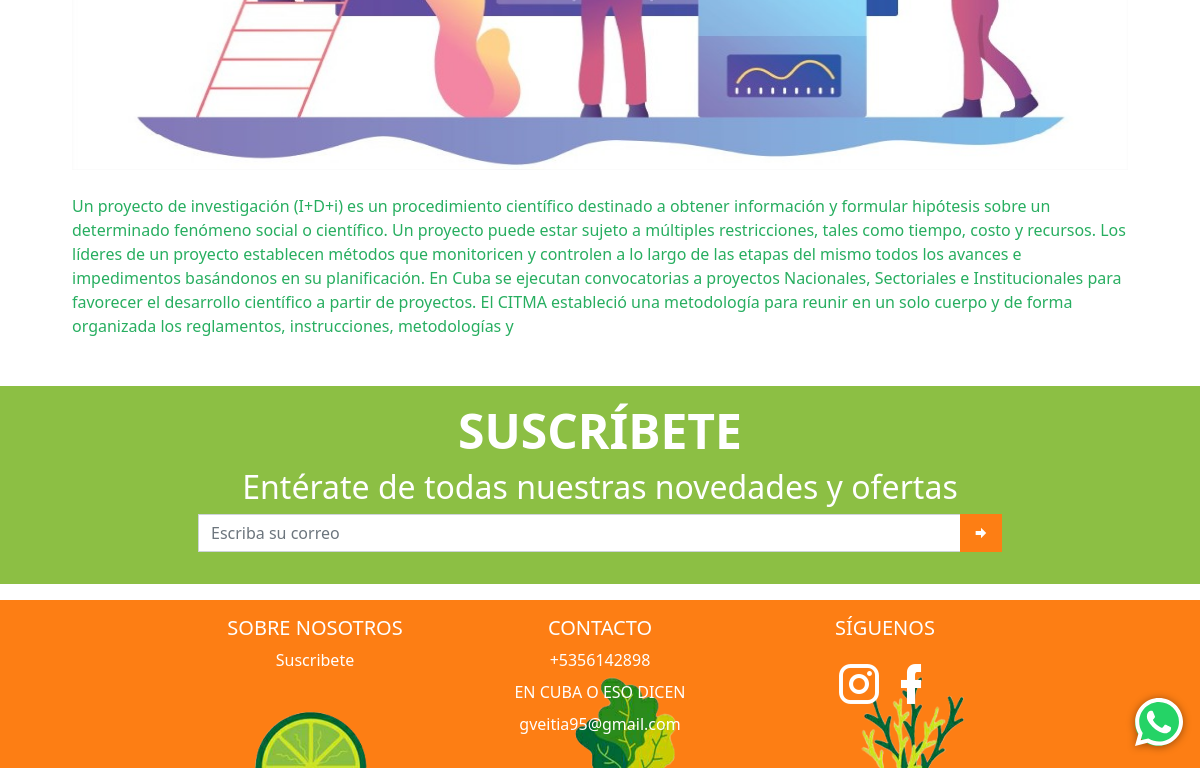
Page /info/ (lower part) on the earlier database version.
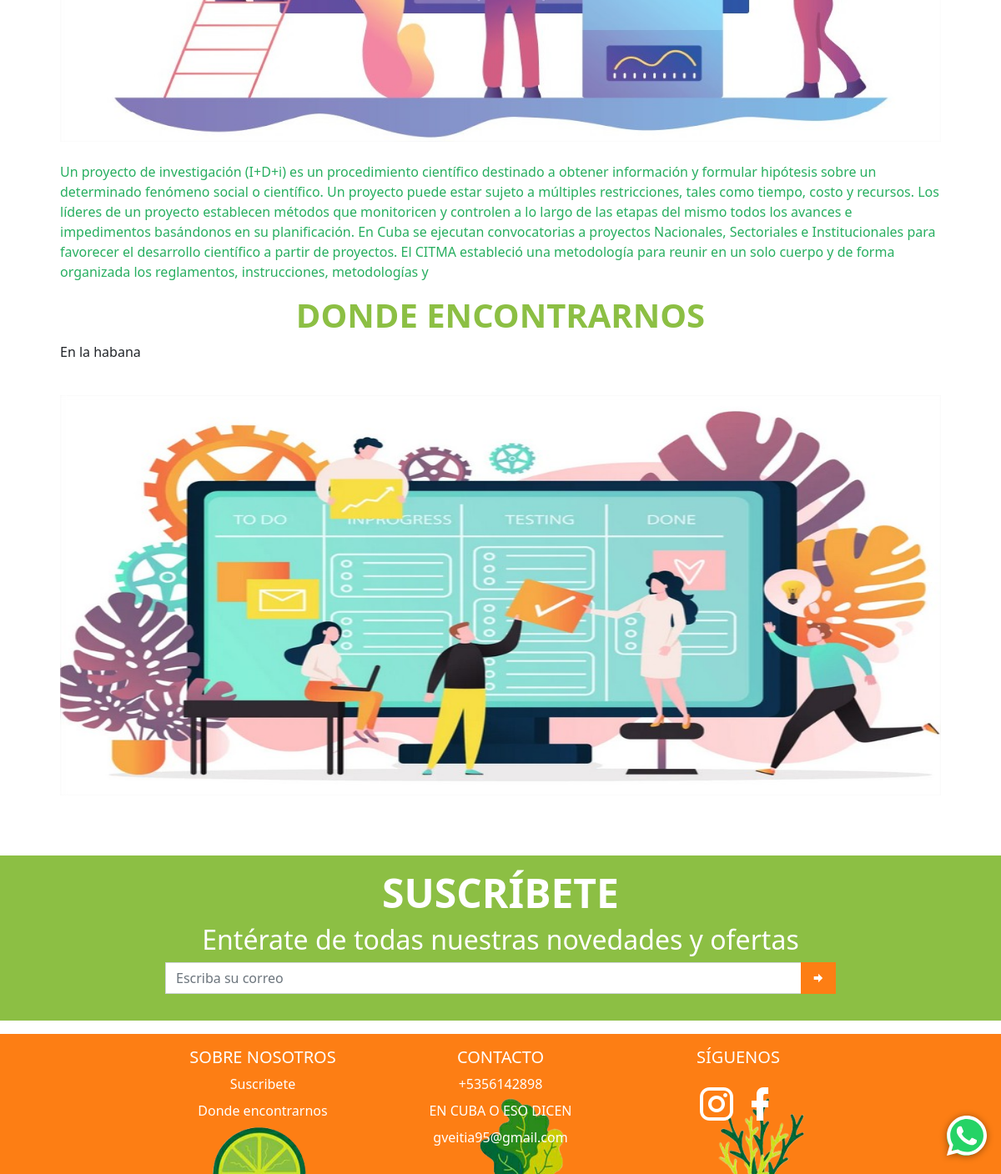
Same page on the later database version.
### app_main/models.py (models this page shows, shortened)
class ContenidoInfo(models.Model):
    text = RichTextField("Contenido", null=True, blank=True)
    image = models.ImageField('Imagen', null=True, blank=True, upload_to='info/')
    info = models.ForeignKey(InfoUtil, on_delete=models.CASCADE)
    def text_tag(self):
        return mark_safe(self.text)
    def image_tag(self):
        if self.image:
            return mark_safe(f'<img src="{self.image.url}" alt="" width="80" height="50">')
        else:
            return mark_safe(f'<img src="{STATIC_URL}/img/empty.png" alt="" width="80" height="50">')
    text_tag.short_description = 'Texto'
    image_tag.short_description = 'Vista previa'

class InfoUtil(models.Model):
    title = models.CharField('Título', max_length=100, null=True, blank=True)
    class Meta:
        verbose_name = 'Información útil'
        verbose_name_plural = 'Informaciones útiles'

### app_main/views.py (the view)
# urls.py: path('info/', InfoView.as_view(), name='info'),
class InfoView(generic.ListView, BaseView):
    template_name = 'info.html'
    model = InfoUtil
    def get_queryset(self):
        qs = super(InfoView, self).get_queryset()
        qs = qs.filter(title__icontains=self.request.GET.get('search', ''))
        return qs
    def get_context_data(self, *, object_list=None, **kwargs):
        context = super().get_context_data()
        context.update(self.get_my_context_data())
        context['title'] = 'Informaciones'
        context['index_url'] = reverse_lazy('index-cup')
        context['categories'] = sorted(Category.objects.filter(product__isnull=False, destacado=True).distinct(),
                                       key=lambda cat: cat.get_prods_count, reverse=True)[0:4]
        return context

### app_cart/cart.py (called while the page is built)
    def all(self, ):
        return list(self.session[settings.CART_SESSION_ID].values())

### app_main/models.py (called while the page is built)
    @property
    def get_prods_count(self):
        return self.product_set.count() if self.product_set.exists() else 0

### app_main/templates/info.html (shortened to what this page needs)
{% extends 'startpage.html' %}
{% load static %}
{% block content %}
    <div class=" mx-auto">
        {% for object in object_list %}
            {% if object.contenidoinfo_set.exists %}
                <div class="info mb-2 rounded-0" id="{{ object.id }}">
                    <div class="card-body">
                        <h1 class="text-center text-semi-success text-uppercase display-6 fw-bold user-select-none">{{ object.title }}</h1>
                        {% for obj in object.contenidoinfo_set.all %}
                            {% if obj.text %}
                                {{ obj.text|safe }}
                            {% endif %}
                            {% if obj.image %}
                                <div class="py-4">
                                    <img src="{{ obj.image.url }}" class="d-block w-100 rounded-0 border-0 img-carousel"
                                         alt="...">
                                </div>
                            {% endif %}
                        {% endfor %}
                    </div>
                </div>
            {% endif %}
        {% endfor %}
    </div>
{% endblock %}

### templates/footer.html (shortened to what this page needs)
{% load static %}
<footer class="bd-footer mt-5 bg-semi-success">
    <div class="mx-auto py-3 w-75 px-md-5 px-0">
        <h1 class="text-center text-white text-uppercase display-5 fw-bold user-select-none">suscríbete</h1>
        <h2 class="text-white text-center ">Entérate de todas nuestras novedades y ofertas</h2>
        <form action="{% url 'suscriptor' %}" method="post" id="suscriptor-form">
            <div class="input-group mb-3">
                <input type="email" name="email" class="form-control rounded-0" placeholder="Escriba su correo"
                       aria-label="Recipient's username" required aria-describedby="button-addon2"
                       id="suscriptor-email">
                <button class="btn bg-orange rounded-0" type="submit" id="button-addon2"><i
                        class="mdi mdi-arrow-right-bold"></i>
                </button>
            </div>
        </form>
    </div>
</footer>
<footer class="bd-footer mt-3 bg-orange footer-2">
    <div class="container pt-3">
        <div class="row justify-content-center text-center">
            <div class="col-6 col-md-3  mb-3">
                <h5>SOBRE NOSOTROS</h5>
                <ul class="list-unstyled">
                    {% for info in infoUtil_list %}
                        {% if info.contenidoinfo_set.exists %}
                            <li class="mb-2"><a href="{% url 'info' %}#{{ info.id }}"
                                                class="text-decoration-none text-white">{{ info.title }}</a></li>
                        {% endif %}
                    {% endfor %}
                </ul>
            </div>
            <div class="col-6 col-md-3  mb-3">
                <h5>CONTACTO</h5>
                <ul class="list-unstyled">
                    <li class="mb-2"><a href="tel:{{ business.phone_number }}"
                                        class="text-decoration-none text-white">{{ business.phone_number }}</a>
                    </li>
                    <li class="mb-2"><a href="{{ business.enterprise_address }}"
                                        class="text-decoration-none text-white">{{ business.enterprise_address }}</a>
                    </li>
                    <li class="mb-2"><a href="mailto:{{ business.email }}"
                                        class="text-decoration-none text-white">{{ business.email }}</a></li>
                </ul>
            </div>
            <div class="col-6 col-md-3 mb-3">
                <h5>SÍGUENOS</h5>
                <div>
                    <a href="{{ business.instagram }}"><i class="mdi mdi-instagram mdi-48px text-white"></i></a>
                    <a href="{{ business.facebook }}"><i class="mdi mdi-facebook mdi-48px text-white"></i></a>
                </div>
            </div>
        </div>
    </div>
</footer>

Differences in the rows shown:
now on this page (row unchanged): InfoUtil: title "DONDE ENCONTRARNOS", title "Donde encontrarnos"
added ContenidoInfo: text "En la habana", image (picture), shown under "DONDE ENCONTRARNOS"
